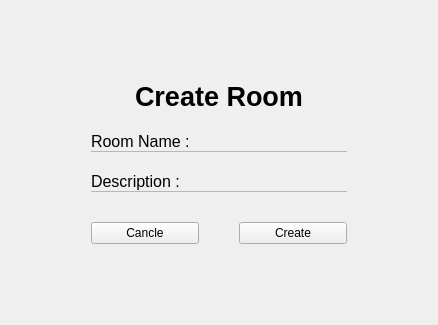
       <widget class="QWidget" name="pageCreateRoom">
        <property name="sizePolicy">
         <sizepolicy hsizetype="Expanding" vsizetype="Expanding">
          <horstretch>1</horstretch>
          <verstretch>1</verstretch>
         </sizepolicy>
        </property>
        <layout class="QVBoxLayout" name="verticalLayout_3">
         <item>
          <layout class="QVBoxLayout" name="VLCreateRoom">
           <property name="spacing">
            <number>0</number>
           </property>
           <property name="sizeConstraint">
            <enum>QLayout::SizeConstraint::SetDefaultConstraint</enum>
           </property>
           <item>
            <spacer name="verticalSpacer">
             <property name="orientation">
              <enum>Qt::Orientation::Vertical</enum>
             </property>
             <property name="sizeType">
              <enum>QSizePolicy::Policy::Fixed</enum>
             </property>
             <property name="sizeHint" stdset="0">
              <size>
               <width>20</width>
               <height>70</height>
              </size>
             </property>
            </spacer>
           </item>
           <item>
            <layout class="QHBoxLayout" name="horizontalLayout_2">
             <item>
              <spacer name="horizontalSpacer">
               <property name="orientation">
                <enum>Qt::Orientation::Horizontal</enum>
               </property>
               <property name="sizeHint" stdset="0">
                <size>
                 <width>40</width>
                 <height>20</height>
                </size>
               </property>
              </spacer>
             </item>
             <item>
              <widget class="QLabel" name="label_4">
               <property name="sizePolicy">
                <sizepolicy hsizetype="Preferred" vsizetype="Maximum">
                 <horstretch>0</horstretch>
                 <verstretch>0</verstretch>
                </sizepolicy>
               </property>
               <property name="maximumSize">
                <size>
                 <width>16777215</width>
                 <height>16777215</height>
                </size>
               </property>
               <property name="font">
                <font>
                 <pointsize>20</pointsize>
                 <bold>true</bold>
                </font>
               </property>
               <property name="text">
                <string>Create Room</string>
               </property>
              </widget>
             </item>
             <item>
              <spacer name="horizontalSpacer_2">
               <property name="orientation">
                <enum>Qt::Orientation::Horizontal</enum>
               </property>
               <property name="sizeHint" stdset="0">
                <size>
                 <width>40</width>
                 <height>20</height>
                </size>
               </property>
              </spacer>
             </item>
            </layout>
           </item>
           <item>
            <layout class="QHBoxLayout" name="horizontalLayout_14">
             <property name="topMargin">
              <number>20</number>
             </property>
             <item>
              <spacer name="horizontalSpacer_3">
               <property name="orientation">
                <enum>Qt::Orientation::Horizontal</enum>
               </property>
               <property name="sizeType">
                <enum>QSizePolicy::Policy::Fixed</enum>
               </property>
               <property name="sizeHint" stdset="0">
                <size>
                 <width>80</width>
                 <height>20</height>
                </size>
               </property>
              </spacer>
             </item>
             <item>
              <layout class="QVBoxLayout" name="verticalLayout_19">
               <property name="spacing">
                <number>0</number>
               </property>
               <property name="sizeConstraint">
                <enum>QLayout::SizeConstraint::SetFixedSize</enum>
               </property>
               <item>
                <widget class="QLabel" name="label_7">
                 <property name="maximumSize">
                  <size>
                   <width>16777215</width>
                   <height>60</height>
                  </size>
                 </property>
                 <property name="font">
                  <font>
                   <pointsize>12</pointsize>
                  </font>
                 </property>
                 <property name="text">
                  <string>Room Name :</string>
                 </property>
                </widget>
               </item>
               <item>
                <widget class="QTextEdit" name="createRoomName">
                 <property name="enabled">
                  <bool>true</bool>
                 </property>
                 <property name="sizePolicy">
                  <sizepolicy hsizetype="Preferred" vsizetype="Ignored">
                   <horstretch>0</horstretch>
                   <verstretch>0</verstretch>
                  </sizepolicy>
                 </property>
                 <property name="maximumSize">
                  <size>
                   <width>16777215</width>
                   <height>40</height>
                  </size>
                 </property>
                </widget>
               </item>
              </layout>
             </item>
             <item>
              <spacer name="horizontalSpacer_8">
               <property name="orientation">
                <enum>Qt::Orientation::Horizontal</enum>
               </property>
               <property name="sizeType">
                <enum>QSizePolicy::Policy::Fixed</enum>
               </property>
               <property name="sizeHint" stdset="0">
                <size>
                 <width>80</width>
                 <height>5</height>
                </size>
               </property>
              </spacer>
             </item>
            </layout>
           </item>
           <item>
            <layout class="QHBoxLayout" name="horizontalLayout_12">
             <property name="topMargin">
              <number>20</number>
             </property>
             <item>
              <spacer name="horizontalSpacer_4">
               <property name="orientation">
                <enum>Qt::Orientation::Horizontal</enum>
               </property>
               <property name="sizeType">
                <enum>QSizePolicy::Policy::Fixed</enum>
               </property>
               <property name="sizeHint" stdset="0">
                <size>
                 <width>80</width>
                 <height>20</height>
                </size>
               </property>
              </spacer>
             </item>
             <item>
              <layout class="QVBoxLayout" name="verticalLayout_20">
               <property name="spacing">
                <number>0</number>
               </property>
               <property name="sizeConstraint">
                <enum>QLayout::SizeConstraint::SetFixedSize</enum>
               </property>
               <item>
                <widget class="QLabel" name="label_8">
                 <property name="maximumSize">
                  <size>
                   <width>16777215</width>
                   <height>60</height>
                  </size>
                 </property>
                 <property name="font">
                  <font>
                   <pointsize>12</pointsize>
                  </font>
                 </property>
                 <property name="text">
                  <string>Description :</string>
                 </property>
                </widget>
               </item>
               <item>
                <widget class="QTextEdit" name="createRoomDescription">
                 <property name="sizePolicy">
                  <sizepolicy hsizetype="Expanding" vsizetype="Ignored">
                   <horstretch>0</horstretch>
                   <verstretch>0</verstretch>
                  </sizepolicy>
                 </property>
                 <property name="maximumSize">
                  <size>
                   <width>16777215</width>
                   <height>40</height>
                  </size>
                 </property>
                </widget>
               </item>
              </layout>
             </item>
             <item>
              <spacer name="horizontalSpacer_5">
               <property name="orientation">
                <enum>Qt::Orientation::Horizontal</enum>
               </property>
               <property name="sizeType">
                <enum>QSizePolicy::Policy::Fixed</enum>
               </property>
               <property name="sizeHint" stdset="0">
                <size>
                 <width>80</width>
                 <height>20</height>
                </size>
               </property>
              </spacer>
             </item>
            </layout>
           </item>
           <item>
            <spacer name="verticalSpacer_12">
             <property name="orientation">
              <enum>Qt::Orientation::Vertical</enum>
             </property>
             <property name="sizeType">
              <enum>QSizePolicy::Policy::Fixed</enum>
             </property>
             <property name="sizeHint" stdset="0">
              <size>
               <width>20</width>
               <height>20</height>
              </size>
             </property>
            </spacer>
           </item>
           <item>
            <layout class="QHBoxLayout" name="horizontalLayout_10">
             <property name="topMargin">
              <number>10</number>
             </property>
             <property name="bottomMargin">
              <number>10</number>
             </property>
             <item>
              <spacer name="horizontalSpacer_9">
               <property name="orientation">
                <enum>Qt::Orientation::Horizontal</enum>
               </property>
               <property name="sizeType">
                <enum>QSizePolicy::Policy::Fixed</enum>
               </property>
               <property name="sizeHint" stdset="0">
                <size>
                 <width>80</width>
                 <height>20</height>
                </size>
               </property>
              </spacer>
             </item>
             <item>
              <widget class="QPushButton" name="createRoomCancleBtn">
               <property name="sizePolicy">
                <sizepolicy hsizetype="Minimum" vsizetype="Preferred">
                 <horstretch>0</horstretch>
                 <verstretch>0</verstretch>
                </sizepolicy>
               </property>
               <property name="maximumSize">
                <size>
                 <width>16777215</width>
                 <height>100</height>
                </size>
               </property>
               <property name="text">
                <string>Cancle</string>
               </property>
              </widget>
             </item>
             <item>
              <spacer name="horizontalSpacer_11">
               <property name="orientation">
                <enum>Qt::Orientation::Horizontal</enum>
               </property>
               <property name="sizeType">
                <enum>QSizePolicy::Policy::Fixed</enum>
               </property>
               <property name="sizeHint" stdset="0">
                <size>
                 <width>40</width>
                 <height>20</height>
                </size>
               </property>
              </spacer>
             </item>
             <item>
              <widget class="QPushButton" name="createRoomConfirmBtn">
               <property name="sizePolicy">
                <sizepolicy hsizetype="Minimum" vsizetype="Preferred">
                 <horstretch>0</horstretch>
                 <verstretch>0</verstretch>
                </sizepolicy>
               </property>
               <property name="maximumSize">
                <size>
                 <width>16777215</width>
                 <height>100</height>
                </size>
               </property>
               <property name="text">
                <string>Create</string>
               </property>
              </widget>
             </item>
             <item>
              <spacer name="horizontalSpacer_10">
               <property name="orientation">
                <enum>Qt::Orientation::Horizontal</enum>
               </property>
               <property name="sizeType">
                <enum>QSizePolicy::Policy::Fixed</enum>
               </property>
               <property name="sizeHint" stdset="0">
                <size>
                 <width>80</width>
                 <height>20</height>
                </size>
               </property>
              </spacer>
             </item>
            </layout>
           </item>
           <item>
            <spacer name="verticalSpacer_2">
             <property name="orientation">
              <enum>Qt::Orientation::Vertical</enum>
             </property>
             <property name="sizeType">
              <enum>QSizePolicy::Policy::Fixed</enum>
             </property>
             <property name="sizeHint" stdset="0">
              <size>
               <width>20</width>
               <height>60</height>
              </size>
             </property>
            </spacer>
           </item>
          </layout>
         </item>
        </layout>
       </widget>
